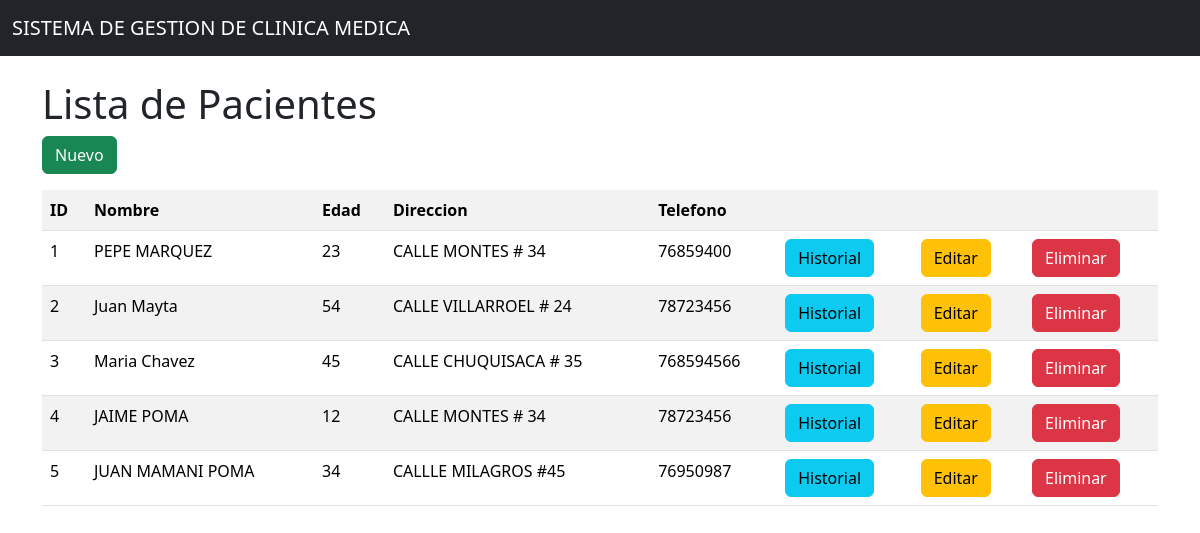
The app's page /pacientes/ with its own data.
### models/paciente_model.py (models this page shows, shortened)
class Paciente(db.Model):
    __tablename__ = "pacientes"
    id = db.Column(db.Integer, primary_key=True)
    nombre = db.Column(db.String(100), nullable=False)
    edad = db.Column(db.Integer, nullable=False)
    direccion = db.Column(db.String(200), nullable=False)
    telefono = db.Column(db.String(20), nullable=False)
    consultas = db.relationship('Consulta', back_populates='paciente', cascade='all, delete-orphan')
    citas = db.relationship('Cita', back_populates='paciente', cascade='all, delete-orphan')
    @staticmethod
    def get_all():
        return Paciente.query.all()
    def delete(self):
        db.session.delete(self)
        db.session.commit()

### controllers/paciente_controller.py (the view)
@paciente_bp.route("/")
def index():
    pacientes = Paciente.get_all()
    return paciente_view.list(pacientes)

### run.py (called while the page is built)
@app.context_processor
def inject_active_path():
    def is_active(path):
        return 'active' if request.path == path else ''
    return dict(is_active=is_active, session=session)

### views/paciente_view.py (called while the page is built)
def list(pacientes):
    return render_template('pacientes/index.html', pacientes=pacientes)

### templates/pacientes/index.html (shortened to what this page needs)
{% extends 'base.html' %}
{% block content %}
<h1>Lista de Pacientes</h1>
<a href="{{ url_for('paciente.create') }}" class="btn btn-success mb-3">Nuevo</a>
<table class="table table-striped">
  <tr>
    <th>ID</th>
    <th>Nombre</th>
    <th>Edad</th>
    <th>Direccion</th>
    <th>Telefono</th>
    <th></th>
    <th></th>
    <th></th>
  </tr>
  {% for item in pacientes %}
  <tr>
    <td>{{item.id}}</td>
    <td>{{item.nombre}}</td>
    <td>{{item.edad}}</td>
    <td>{{item.direccion}}</td>
    <td>{{item.telefono}}</td>
    <td>
      <a href="{{ url_for('paciente.historial', id=item.id) }}" class="btn btn-info">Historial</a>
    </td>
    <td>
      <a href="{{ url_for('paciente.edit', id=item.id) }}" class="btn btn-warning">Editar</a>
    </td>
    <td>
      <a href="{{ url_for('paciente.delete', id=item.id) }}" class="btn btn-danger">Eliminar</a>
    </td>
  </tr>
  {% endfor %}
</table>
{% endblock %}

### records on screen
Paciente: id "1", nombre "PEPE MARQUEZ", edad "23", direccion "CALLE MONTES # 34", telefono "76859400"
Paciente: id "2", nombre "Juan Mayta", edad "54", direccion "CALLE VILLARROEL # 24", telefono "78723456"
Paciente: id "3", nombre "Maria Chavez", edad "45", direccion "CALLE CHUQUISACA # 35", telefono "768594566"
Paciente: id "4", nombre "JAIME POMA", edad "12", direccion "CALLE MONTES # 34", telefono "78723456"
Paciente: id "5", nombre "JUAN MAMANI POMA", edad "34", direccion "CALLLE MILAGROS #45", telefono "76950987"
